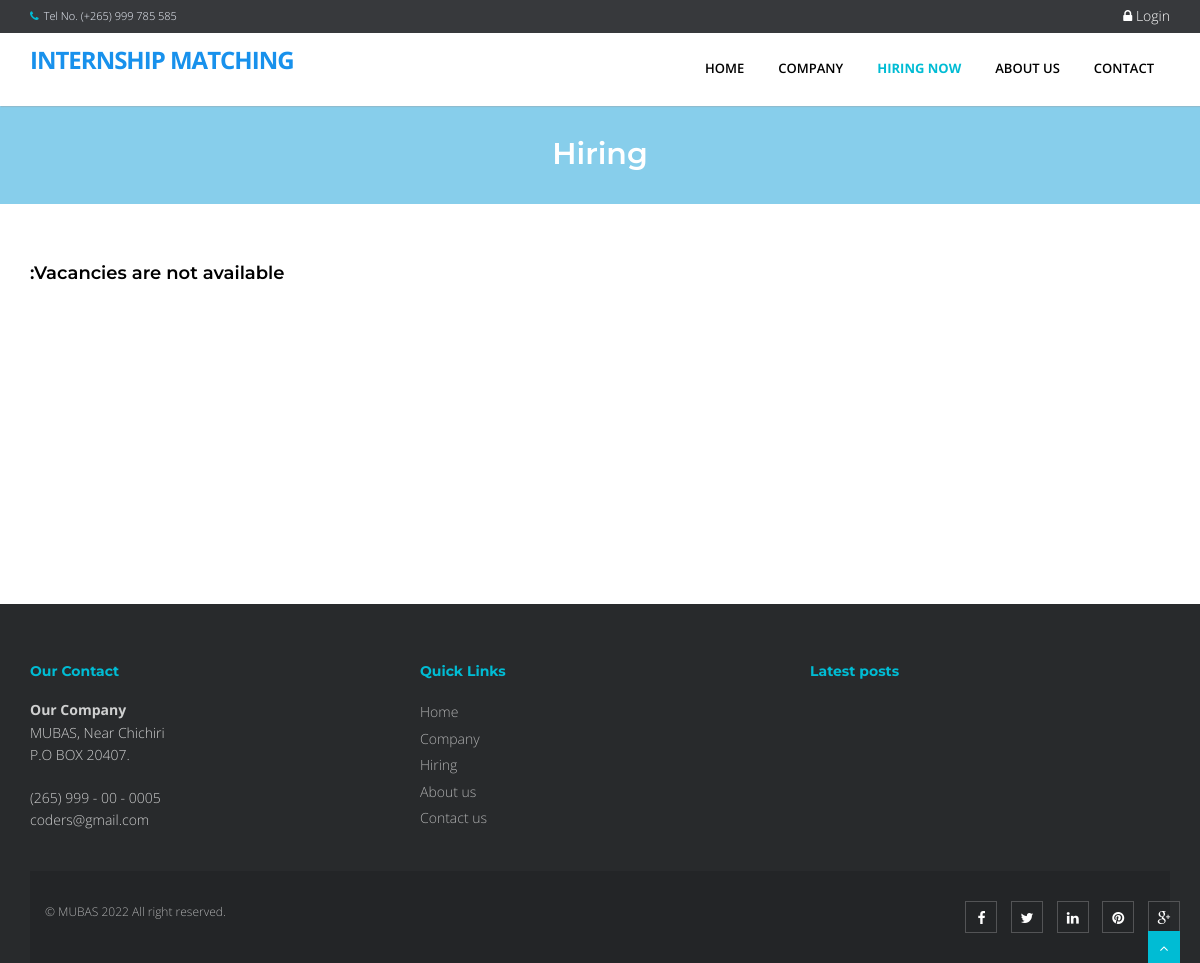
Before: /index.php?q=hiring with the older database file.
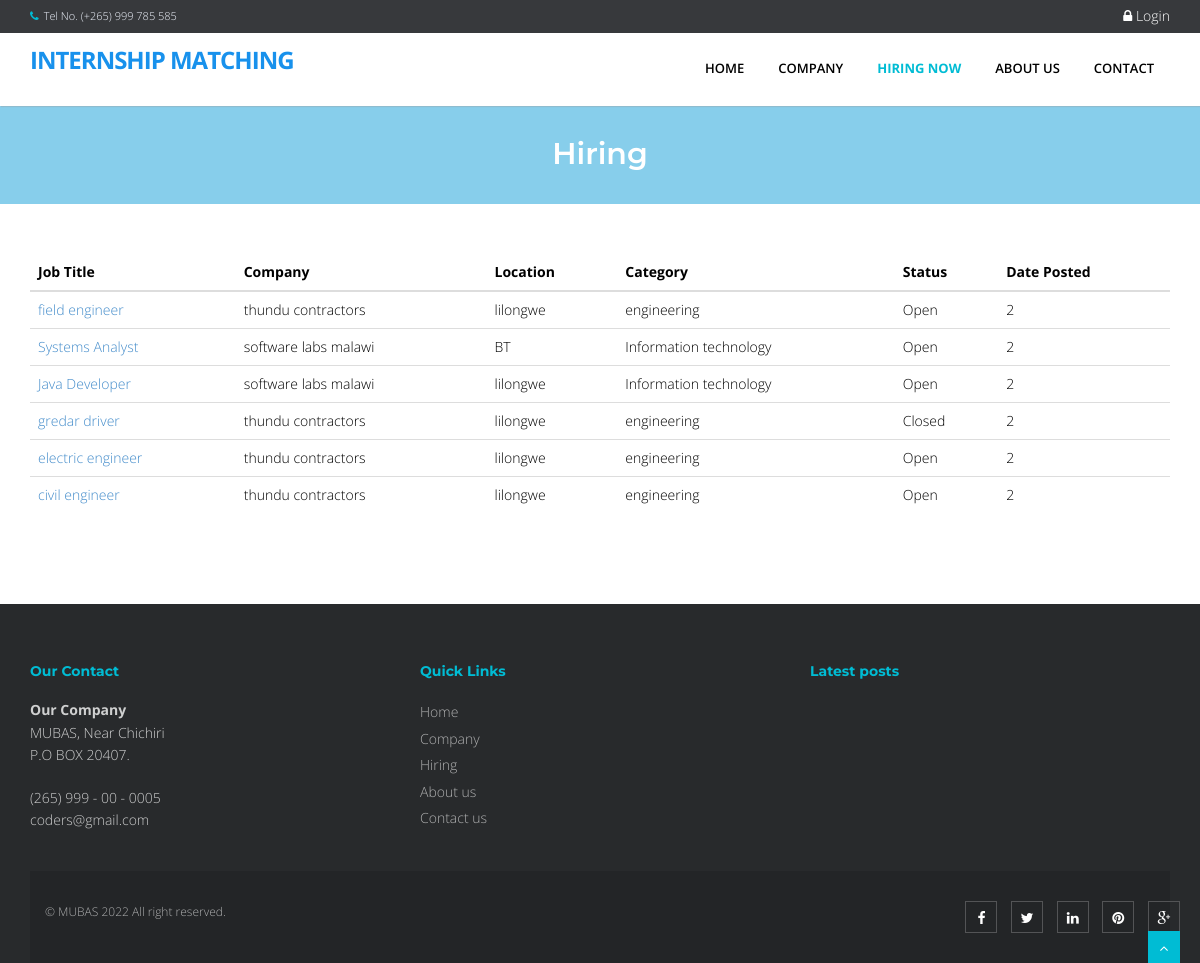
After: the same page with the newer database file.
### tables this page shows
CREATE TABLE IF NOT EXISTS `vacancies` (
  `id` int(11) NOT NULL AUTO_INCREMENT,
  `employer` int(11) NOT NULL,
  `title` varchar(150) NOT NULL,
  `field` varchar(150) NOT NULL,
  `type` varchar(30) NOT NULL,
  `location` varchar(100) NOT NULL,
  `description` varchar(200) NOT NULL,
  `duties` text NOT NULL,
  `skills` text NOT NULL,
  `qualifications` text NOT NULL,
  `salary` int(11) DEFAULT '0',
  `other_info` text,
  `due_date` date NOT NULL,
  `date` datetime NOT NULL DEFAULT CURRENT_TIMESTAMP,
  `status` varchar(20) NOT NULL DEFAULT 'Open',
  `positions` int(4) NOT NULL DEFAULT '1',
  PRIMARY KEY (`id`),
  KEY `vacancy_to_employer` (`employer`),
  KEY `vacancy_field` (`field`)
);

CREATE TABLE IF NOT EXISTS `employer` (
  `id` int(11) NOT NULL,
  `name` varchar(50) NOT NULL,
  `owner` varchar(50) NOT NULL,
  `postal_address` varchar(100) NOT NULL,
  `email` varchar(50) NOT NULL,
  `phone` int(14) NOT NULL,
  `profile` text,
  `date` datetime NOT NULL DEFAULT CURRENT_TIMESTAMP,
  PRIMARY KEY (`id`),
  UNIQUE KEY `email` (`email`),
  UNIQUE KEY `name` (`name`)
);

### index.php (called while the page is built, shortened)
<?php
    include_once "inc/layout.php";
?>

### inc/classAutoload.php (called while the page is built, shortened)
<?php
    function autoLoader($className){
        $path = __DIR__.'/../classes/';
        $extension = '.class.php';
        $fileName = $path . $className . $extension;
    }
?>

### classes/Dbh.class.php (called while the page is built)
<?php
    class Dbh{
        private $host = "localhost";
        private $user = "root";
        private $pwd = "";
        private $dbName = "intern_matching";
        protected function connect(){
            $dsn = 'mysql:host=' . $this->host . ';dbname='. $this->dbName;
            $pdo = new PDO($dsn, $this->user, $this->pwd);
            $pdo->setAttribute(PDO::ATTR_DEFAULT_FETCH_MODE, PDO::FETCH_ASSOC);
            return $pdo;
        }
    }
?>

### classes/Job.class.php (called while the page is built, shortened)
<?php
    class Job extends Dbh{
        protected function getAll(){
            $sql = "SELECT * FROM vacancies v
                    Inner Join employer e on e.id=v.employer
                    Order by v.id desc";
            $stmt = $this->connect()->query($sql);
            if($stmt->rowCount() > 0){
                return $stmt->fetchAll(PDO::FETCH_NAMED);
            }
            return false;
        }
    }
?>

### classes/JobView.class.php (called while the page is built, shortened)
<?php
    class JobView extends Job{
        public function getAll(){
            return parent::getAll();
        }
    }
?>

### views/hirring.php (the view, shortened to what this page needs)
<?php
    $job = new JobView();
    $jobs = $job->getAll();
?>
<section id="content">
    <div class="container content">
    <?php  if ($jobs) { ?>
        <table id="dash-table" class="table table-hover">
            <thead>
                <th>Job Title</th>
                <th>Company</th>
                <th>Location</th>
                <th>Category</th>
                <th>Status</th>
                <th>Date Posted</th>
            </thead>
            <tbody>
                <?php
            foreach ($jobs as $job) {
                echo '<tr>';
                echo '<td><a href="views/intern/index.php?view=view_vacancy&id='.$job["id"][0].'">
                        '.$job['title'].'</a>
                       </td>';
                echo '<td>'.$job['name'].'</td>';
                echo '<td>'.$job['location'].'</td>';
                echo '<td>'.$job['field'].'</td>';
                echo '<td>'.$job['status'].'</td>';
                echo '<td>'.$job['date'][0].'</td>';
                echo '</tr>';
            }
                ?>
            </tbody>
        </table>
    <?php
        }else{
            echo "<h4>:Vacancies are not available</h4>";
        }
    ?>
    </div>
</section>

Changed rows visible on the page:
added vacancies: title "field engineer", employer.name "thundu contractors", location "lilongwe", field "engineering", status "Open", employer.date "2"
added vacancies: title "Systems Analyst", employer.name "software labs malawi", location "BT", field "Information technology", status "Open", employer.date "2"
added vacancies: title "Java Developer", employer.name "software labs malawi", location "lilongwe", field "Information technology", status "Open", employer.date "2"
added vacancies: title "gredar driver", employer.name "thundu contractors", location "lilongwe", field "engineering", status "Closed", employer.date "2"
added vacancies: title "electric engineer", employer.name "thundu contractors", location "lilongwe", field "engineering", status "Open", employer.date "2"
added vacancies: title "civil engineer", employer.name "thundu contractors", location "lilongwe", field "engineering", status "Open", employer.date "2"
Other visible differences:
text no longer shown: ":Vacancies are not available"
text now shown: "Job Title Company Location Category Status Date Posted"
